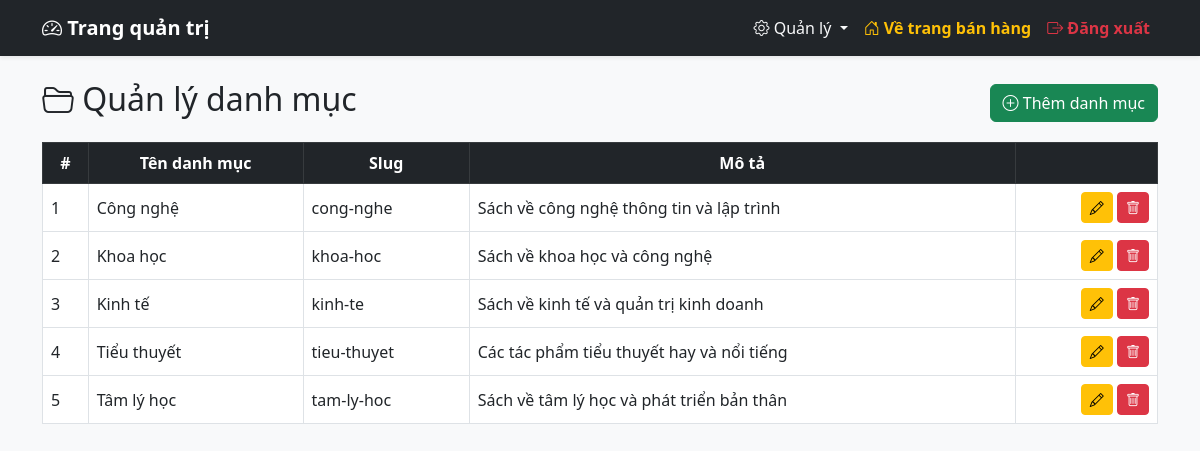
The app's page /manage/categories/ (signed in) with its own data.
### store/models.py (models this page shows, shortened)
class Category(models.Model):
    name = models.CharField(max_length=100, verbose_name='Tên danh mục')
    slug = models.SlugField(unique=True, verbose_name='Slug')
    description = models.TextField(blank=True, verbose_name='Mô tả')
    created_at = models.DateTimeField(auto_now_add=True, verbose_name='Ngày tạo')
    class Meta:
        verbose_name = 'Danh mục'
        verbose_name_plural = 'Danh mục'
        ordering = ['name']

### store/views_admin.py (the view)
# urls.py: path('manage/categories/', views_admin.admin_categories, name='admin_categories'),
@login_required
@user_passes_test(admin_required)
def admin_categories(request):
    categories = Category.objects.all()
    return render(request, 'store/admin_categories.html', {'categories': categories})

### store/context_processors.py (called while the page is built)
def cart_count(request):
    if request.user.is_authenticated:
        count = request.user.cart_items.count()
    else:
        count = 0
    return {'cart_count': count}

### store/views_admin.py (called while the page is built)
def admin_required(user):
    return user.is_authenticated and user.is_staff

### store/templates/store/admin_categories.html (shortened to what this page needs)
{% extends 'store/admin_base.html' %}
{% block content %}
<div class="d-flex justify-content-between align-items-center mb-3">
    <h2><i class="bi bi-folder2-open"></i> Quản lý danh mục</h2>
    <a href="{% url 'add_category' %}" class="btn btn-success">
        <i class="bi bi-plus-circle"></i> Thêm danh mục
    </a>
</div>
<table class="table table-hover table-bordered align-middle">
    <thead class="table-dark text-center">
        <tr>
            <th>#</th>
            <th>Tên danh mục</th>
            <th>Slug</th>
            <th>Mô tả</th>
            <th></th>
        </tr>
    </thead>
    <tbody>
        {% for category in categories %}
        <tr>
            <td>{{ forloop.counter }}</td>
            <td>{{ category.name }}</td>
            <td>{{ category.slug }}</td>
            <td>{{ category.description|default:"(Không có mô tả)" }}</td>
            <td class="text-end">
                <a href="{% url 'edit_category' category.id %}" class="btn btn-sm btn-warning">
                    <i class="bi bi-pencil"></i>
                </a>
                <a href="{% url 'delete_category' category.id %}" class="btn btn-sm btn-danger"
                   onclick="return confirm('Xóa danh mục này?');">
                    <i class="bi bi-trash"></i>
                </a>
            </td>
        </tr>
        {% empty %}
        <tr>
            <td colspan="5" class="text-center text-muted py-4">Chưa có danh mục nào.</td>
        </tr>
        {% endfor %}
    </tbody>
</table>
{% endblock %}

### records on screen
Category: name "Công nghệ", slug "cong-nghe", description "Sách về công nghệ thông tin và lập trình"
Category: name "Khoa học", slug "khoa-hoc", description "Sách về khoa học và công nghệ"
Category: name "Kinh tế", slug "kinh-te", description "Sách về kinh tế và quản trị kinh doanh"
Category: name "Tiểu thuyết", slug "tieu-thuyet", description "Các tác phẩm tiểu thuyết hay và nổi tiếng"
Category: name "Tâm lý học", slug "tam-ly-hoc", description "Sách về tâm lý học và phát triển bản thân"
